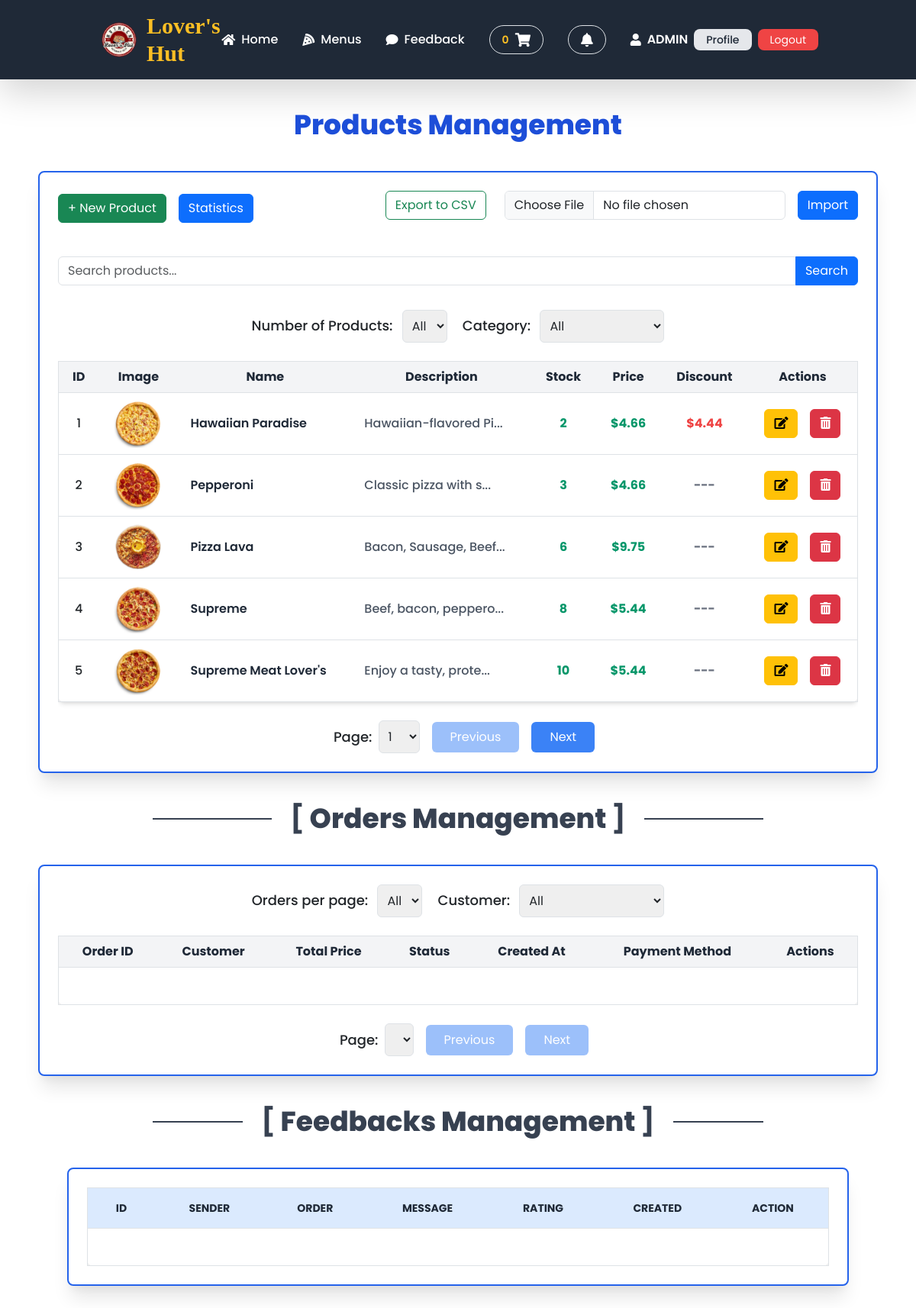
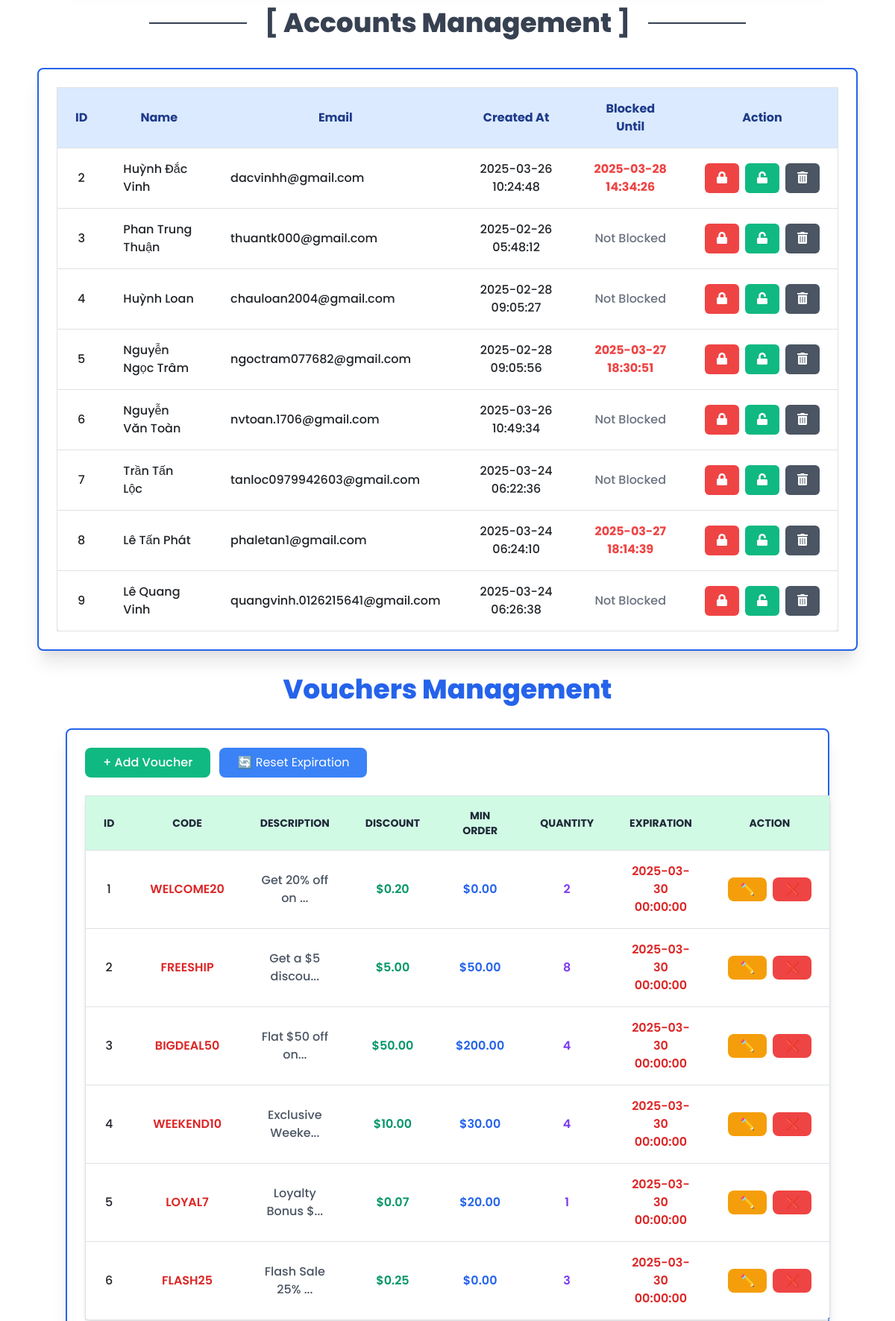
The page /admin (signed in, upper part) on the database its author committed (2 pictures, top to bottom).
### tables this page shows
CREATE TABLE `products` (
  `id` int(11) NOT NULL,
  `name` varchar(100) NOT NULL,
  `description` text DEFAULT NULL,
  `category_id` int(11) DEFAULT NULL,
  `price` decimal(10,2) NOT NULL,
  `stock_quantity` int(11) NOT NULL DEFAULT 1,
  `created_at` timestamp NOT NULL DEFAULT current_timestamp(),
  `note` varchar(255) DEFAULT NULL,
  `discount` decimal(10,2) DEFAULT NULL,
  `discount_end_time` timestamp NULL DEFAULT NULL,
  `image` varchar(255) DEFAULT NULL
);

CREATE TABLE `users` (
  `id` int(11) NOT NULL,
  `name` varchar(100) NOT NULL,
  `email` varchar(100) NOT NULL,
  `password` varchar(255) NOT NULL,
  `phone` varchar(15) DEFAULT NULL,
  `address` text DEFAULT NULL,
  `role` enum('admin','customer') DEFAULT 'customer',
  `created_at` timestamp NOT NULL DEFAULT current_timestamp(),
  `blocked_until` datetime DEFAULT NULL,
  `avatar` varchar(255) DEFAULT NULL
);

CREATE TABLE `vouchers` (
  `id` int(11) NOT NULL,
  `code` varchar(50) NOT NULL,
  `description` text NOT NULL,
  `discount_amount` decimal(10,2) NOT NULL,
  `min_order_value` decimal(10,2) NOT NULL,
  `created_at` timestamp NOT NULL DEFAULT current_timestamp(),
  `expiration_date` datetime DEFAULT NULL,
  `status` enum('active','expired','used') DEFAULT 'active',
  `quantity` int(11) DEFAULT 0
);

### app/views/admin/list.php (the view, shortened to what the rows shown need)
<?php
$category = isset($_POST['category']) && $_POST['category'] !== '' ? $_POST['category'] : null;
$limit = isset($_POST['limit']) ? max(1, (int)$_POST['limit']) : 5;
$page = isset($_POST['page']) ? max(1, (int)$_POST['page']) : 1;
$offset = ($page - 1) * $limit;
if ($_SERVER['REQUEST_METHOD'] === 'POST' && isset($_POST['search'])) {
    if (!isset($_POST['csrf_token']) || $_POST['csrf_token'] !== $_SESSION['csrf_token']) {
        http_response_code(403);
        echo "<h1 class='text-center mt-5'>Forbidden: Invalid CSRF token</h1>";
        exit();
    }
    $searchTerm = isset($_POST['search_term']) ? trim($_POST['search_term']) : '';
    $products = $productController->searchProducts($searchTerm);
    $totalProducts = count($products);
} else {
    $products = $productController->getProductsByCategoryWithPagination($category, $limit, $offset);
}
?>
<h1 class="text-4xl font-extrabold text-center my-10 text-blue-700 drop-shadow-lg">Products Management</h1>
<div class="container-fluid mx-auto p-6 bg-white shadow-xl rounded-lg w-full lg:w-11/12 border-2 border-blue-600">
    <div class="table-responsive">
        <table class="min-w-full bg-white border border-gray-200 rounded-lg shadow-md">
            <thead>
                <tr class="bg-gray-100 text-gray-800 text-center">
                    <th class="px-3 py-2 border-b">ID</th>
                    <th class="px-3 py-2 border-b">Image</th>
                    <th class="px-3 py-2 border-b">Name</th>
                    <th class="px-3 py-2 border-b">Description</th>
                    <th class="px-3 py-2 border-b">Stock</th>
                    <th class="px-3 py-2 border-b">Price</th>
                    <th class="px-3 py-2 border-b">Discount</th>
                    <th class="px-3 py-2 border-b">Actions</th>
                </tr>
            </thead>
            <tbody>
                <?php if (count($products) > 0): ?>
                    <?php foreach ($products as $product): ?>
                        <tr class="hover:bg-gray-50" title="<?php echo htmlspecialchars($product['description']); ?>">
                            <td class="px-3 py-2 border-b text-center"><?= htmlspecialchars($product['id']) ?></td>
                            <td class="px-3 py-2 border-b text-center">
                                <img src="/images/product/<?= htmlspecialchars($product['image']); ?>" class="w-16 h-16 object-cover mx-auto rounded-lg"
                                    alt="<?= htmlspecialchars($product['name']); ?>">
                            </td>
                            <td class="px-3 py-2 border-b font-semibold text-gray-800"><?= htmlspecialchars($product['name']) ?></td>
                            <td class="px-3 py-2 border-b text-gray-600"><?= htmlspecialchars(substr($product['description'], 0, 20)) ?>...</td>
                            <td class="px-3 py-2 border-b text-green-600 font-bold text-center"><?= htmlspecialchars($product['stock_quantity']) ?></td>
                            <td class="px-3 py-2 border-b text-green-600 font-bold text-center">$<?= number_format($product['price'], 2) ?></td>
                            <td class="px-3 py-2 border-b text-red-500 font-bold text-center">
                                <?php if (!empty($product['discount']) && $product['discount'] > 0): ?>
                                    $<?= number_format($product['discount'], 2) ?>
                                <?php else: ?>
                                    <span class="text-gray-500">---</span>
                                <?php endif; ?>
                            </td>
                            <td class="px-3 py-2 border-b text-center">
                                <div class="d-flex justify-content-center flex-nowrap gap-2">
                                    <a href="/admin/edit-product/id=<?= $product['id'] ?>" class="btn btn-warning me-2" title="Edit Product">
                                        <i class="fas fa-edit"></i>
                                    </a>
                                    <form action="/admin/delete" method="POST" onsubmit="return confirm('Are you sure you want to delete this product?');">
                                        <button type="submit" class="btn btn-danger" title="Delete Product">
                                            <i class="fas fa-trash-alt"></i>
                                        </button>
                                    </form>
                                </div>
                            </td>
                        </tr>
                    <?php endforeach; ?>
                <?php else: ?>
                    <tr>
                        <td colspan="7" class="text-center text-gray-500 py-4">No products found.</td>
                    </tr>
                <?php endif; ?>
            </tbody>
        </table>
    </div>
</div>
<?php
$customers = $userController->getAllUsers();
?>
<div class="w-full lg:w-8/12 flex items-center justify-center mx-auto my-10">
    <h1 class="mx-6 text-3xl md:text-4xl font-extrabold text-gray-700 drop-shadow-lg whitespace-nowrap">
        <span class="text-gray-700 text-4xl font-bold">[</span>
        Orders Management
        <span class="text-gray-700 text-4xl font-bold">]</span>
    </h1>
</div>
<div class="container-fluid mx-auto p-6 bg-white shadow-xl rounded-lg w-full lg:w-11/12 border-2 border-blue-600">
    <div class="table-responsive">
        <table class="min-w-full bg-white border border-gray-200 rounded-lg shadow-md">
            <thead>
                <tr class="bg-gray-100 text-gray-800 text-center">
                    <th class="px-3 py-2 border-b">Order ID</th>
                    <th class="px-3 py-2 border-b">Customer</th>
                    <th class="px-3 py-2 border-b">Total Price</th>
                    <th class="px-3 py-2 border-b">Status</th>
                    <th class="px-3 py-2 border-b">Created At</th>
                    <th class="px-3 py-2 border-b">Payment Method</th>
                    <th class="px-3 py-2 border-b">Actions</th>
                </tr>
            </thead>
        </table>
    </div>
</div>
<div class="w-full lg:w-8/12 flex items-center justify-center mx-auto my-10">
    <h1 class="mx-6 text-3xl md:text-4xl font-extrabold text-gray-700 drop-shadow-lg whitespace-nowrap">
        <span class="text-gray-700 text-4xl font-bold">[</span>
        Feedbacks Management
        <span class="text-gray-700 text-4xl font-bold">]</span>
    </h1>
</div>
<div class="container mx-auto p-6 bg-white shadow-xl rounded-lg w-full lg:w-11/12 border-2 border-blue-600">
    <div class="overflow-x-auto">
        <table class="w-full bg-white border border-gray-200 rounded-lg shadow-md">
            <thead>
                <tr class="bg-blue-100 text-gray-800 text-center uppercase text-sm">
                    <th class="px-4 py-3 border-b">ID</th>
                    <th class="px-4 py-3 border-b">Sender</th>
                    <th class="px-4 py-3 border-b">Order</th>
                    <th class="px-4 py-3 border-b">Message</th>
                    <th class="px-4 py-3 border-b">Rating</th>
                    <th class="px-4 py-3 border-b">Created</th>
                    <th class="px-4 py-3 border-b">Action</th>
                </tr>
            </thead>
        </table>
    </div>
</div>
<div class="w-full lg:w-8/12 flex items-center justify-center mx-auto my-10">
    <h1 class="mx-6 text-3xl md:text-4xl font-extrabold text-gray-700 drop-shadow-lg whitespace-nowrap">
        <span class="text-gray-700 text-4xl font-bold">[</span>
        Accounts Management
        <span class="text-gray-700 text-4xl font-bold">]</span>
    </h1>
</div>
<div class="container-fluid mx-auto p-6 bg-white shadow-xl rounded-lg w-full lg:w-11/12 border-2 border-blue-600">
    <div class="overflow-x-auto">
        <table class="min-w-full bg-white border border-gray-200 rounded-lg shadow-md">
            <thead>
                <tr class="bg-blue-100 text-blue-900 text-center font-semibold">
                    <th class="px-4 py-3 border-b">ID</th>
                    <th class="px-4 py-3 border-b">Name</th>
                    <th class="px-4 py-3 border-b">Email</th>
                    <th class="px-4 py-3 border-b">Created At</th>
                    <th class="px-4 py-3 border-b">Blocked Until</th>
                    <th class="px-4 py-3 border-b">Action</th>
                </tr>
            </thead>
            <tbody>
                <?php
                $userController = new UserController($conn);
                $users = $userController->getAllUsers();
                if (count($users) > 0):
                    foreach ($users as $user) : ?>
                        <tr class="hover:bg-gray-50 text-center border-b">
                            <td class="px-4 py-3"><?= htmlspecialchars($user['id']) ?></td>
                            <td class="px-4 py-3 text-left"><?= htmlspecialchars($user['name']) ?></td>
                            <td class="px-4 py-3 text-left"><?= htmlspecialchars($user['email']) ?></td>
                            <td class="px-4 py-3"><?= htmlspecialchars($user['created_at']) ?></td>
                            <td class="px-4 py-3 <?= $user['blocked_until'] ? 'text-red-500 font-bold' : 'text-gray-500' ?>">
                                <?= htmlspecialchars($user['blocked_until'] ?? 'Not Blocked') ?>
                            </td>
                            <td class="px-4 py-3">
                                <div class="flex justify-center items-center gap-2">
                                    <button class="block-btn bg-red-500 hover:bg-red-600 text-white px-3 py-2 rounded-md"
                                        data-id="<?= htmlspecialchars($user['id']) ?>"
                                        data-name="<?= htmlspecialchars($user['name']) ?>"
                                        data-email="<?= htmlspecialchars($user['email']) ?>"
                                        data-role="<?= htmlspecialchars($user['role']) ?>"
                                        data-phone="<?= htmlspecialchars($user['phone'] ?? 'N/A') ?>"
                                        data-address="<?= htmlspecialchars($user['address'] ?? 'N/A') ?>"
                                        data-block="<?= htmlspecialchars($user['blocked_until'] ?? 'N/A') ?>">
                                        <i class="fas fa-lock"></i>
                                    </button>
                                    <form action="/admin" method="POST"
                                        class="inline-flex items-center gap-2"
                                        onsubmit="return confirm('Are you sure want to continue this action?');">
                                        <button type="submit" name="unblock" title="Unblock"
                                            class="bg-green-500 hover:bg-green-600 text-white px-3 py-2 rounded-md">
                                            <i class="fas fa-unlock"></i>
                                        </button>
                                        <button type="submit" name="delete_user" title="Delete User"
                                            class="bg-gray-600 hover:bg-gray-700 text-white px-3 py-2 rounded-md">
                                            <i class="fas fa-trash-alt"></i>
                                        </button>
                                    </form>
                                </div>
                            </td>
                        </tr>
                    <?php endforeach; ?>
                <?php else: ?>
                    <tr>
                        <td colspan="6" class="text-center text-gray-500 py-4">No users found.</td>
                    </tr>
                <?php endif; ?>
            </tbody>
        </table>
    </div>
</div>
<?php
$stmt = $conn->query("SELECT * FROM vouchers ORDER BY id ASC");
$vouchers = $stmt->fetchAll();
?>
<h1 class="text-4xl font-extrabold text-center my-8 text-blue-600 drop-shadow-lg">Vouchers Management</h1>
<div class="container mx-auto p-6 mb-8 bg-white shadow-xl rounded-lg w-full lg:w-11/12 border-2 border-blue-600">
    <table class="w-full bg-white border border-gray-200 rounded-lg shadow-md">
        <thead>
            <tr class="bg-green-100 text-gray-800 text-center uppercase text-sm">
                <th class="px-4 py-3 border-b">ID</th>
                <th class="px-4 py-3 border-b">Code</th>
                <th class="px-4 py-3 border-b">Description</th>
                <th class="px-4 py-3 border-b">Discount</th>
                <th class="px-4 py-3 border-b">Min Order</th>
                <th class="px-4 py-3 border-b">Quantity</th>
                <th class="px-4 py-3 border-b">Expiration</th>
                <th class="px-4 py-3 border-b">Action</th>
            </tr>
        </thead>
        <tbody>
            <?php if (!empty($vouchers)): ?>
                <?php foreach ($vouchers as $v): ?>
                    <tr class="hover:bg-gray-50 border-b text-center" title="<?= htmlspecialchars($v['description']) ?>">
                        <td class="px-4 py-3"><?= htmlspecialchars($v['id']) ?></td>
                        <td class="px-4 py-3 text-red-600 font-semibold"><?= htmlspecialchars($v['code']) ?></td>
                        <td class="px-4 py-3 text-gray-600"><?= htmlspecialchars(substr($v['description'], 0, 15)) ?>...</td>
                        <td class="px-4 py-3 text-green-600 font-semibold">$<?= htmlspecialchars($v['discount_amount']) ?></td>
                        <td class="px-4 py-3 text-blue-600 font-semibold">$<?= htmlspecialchars($v['min_order_value']) ?></td>
                        <td class="px-4 py-3 text-purple-600 font-semibold"><?= htmlspecialchars($v['quantity']) ?></td>
                        <td class="px-4 py-3 text-red-600 font-semibold"><?= htmlspecialchars($v['expiration_date'] ?? '---') ?></td>
                        <td class="px-4 py-3">
                            <div class="flex items-center space-x-2">
                                <a href="/admin/edit-voucher/id=<?= $v['id'] ?>"
                                    class="bg-yellow-500 hover:bg-yellow-600 text-white px-3 py-1 rounded-lg">✏️</a>
                                <form action="/admin/delete-voucher" method="POST"
                                    onsubmit="return confirm('Are you sure you want to delete this voucher?');">
                                    <button type="submit" class="bg-red-500 hover:bg-red-600 text-white px-3 py-1 rounded-lg"
                                        title="Delete Voucher">❌</button>
                                </form>
                            </div>
                        </td>
                    </tr>
                <?php endforeach; ?>
            <?php else: ?>
                <tr>
                    <td colspan="6" class="text-center text-gray-500 py-4"></td>
                </tr>
            <?php endif; ?>
        </tbody>
    </table>
</div>

### rows shown on the page
products: id "1", image (picture), name "Hawaiian Paradise", description "Hawaiian-flavored Pi", stock_quantity "2", price "4.66", discount "4.44"
products: id "2", image (picture), name "Pepperoni", description "Classic pizza with s", stock_quantity "3", price "4.66"
products: id "3", image (picture), name "Pizza Lava", description "Bacon, Sausage, Beef", stock_quantity "6", price "9.75"
products: id "4", image (picture), name "Supreme", description "Beef, bacon, peppero", stock_quantity "8", price "5.44"
products: id "5", image (picture), name "Supreme Meat Lover's", description "Enjoy a tasty, prote", stock_quantity "10", price "5.44"
users: id "2", name "Huỳnh Đắc Vinh", email "dacvinhh@gmail.com", created_at "2025-03-26 10:24:48", blocked_until "2025-03-28 14:34:26"
users: id "3", name "Phan Trung Thuận", email "thuantk000@gmail.com", created_at "2025-02-26 05:48:12", blocked_until "Not Blocked"
users: id "4", name "Huỳnh Loan", email "chauloan2004@gmail.com", created_at "2025-02-28 09:05:27", blocked_until "Not Blocked"
users: id "5", name "Nguyễn Ngọc Trâm", email "ngoctram077682@gmail.com", created_at "2025-02-28 09:05:56", blocked_until "2025-03-27 18:30:51"
users: id "6", name "Nguyễn Văn Toàn", email "nvtoan.1706@gmail.com", created_at "2025-03-26 10:49:34", blocked_until "Not Blocked"
users: id "7", name "Trần Tấn Lộc", email "tanloc0979942603@gmail.com", created_at "2025-03-24 06:22:36", blocked_until "Not Blocked"
users: id "8", name "Lê Tấn Phát", email "phaletan1@gmail.com", created_at "2025-03-24 06:24:10", blocked_until "2025-03-27 18:14:39"
users: id "9", name "Lê Quang Vinh", email "quangvinh.0126215641@gmail.com", created_at "2025-03-24 06:26:38", blocked_until "Not Blocked"
vouchers: id "1", code "WELCOME20", description "Get 20% off on", discount_amount "0.20", min_order_value "0.00", quantity "2", expiration_date "2025-03-30 00:00:00"
vouchers: id "2", code "FREESHIP", description "Get a $5 discou", discount_amount "5.00", min_order_value "50.00", quantity "8", expiration_date "2025-03-30 00:00:00"
vouchers: id "3", code "BIGDEAL50", description "Flat $50 off on", discount_amount "50.00", min_order_value "200.00", quantity "4", expiration_date "2025-03-30 00:00:00"
vouchers: id "4", code "WEEKEND10", description "Exclusive Weeke", discount_amount "10.00", min_order_value "30.00", quantity "4", expiration_date "2025-03-30 00:00:00"
vouchers: id "5", code "LOYAL7", description "Loyalty Bonus $", discount_amount "0.07", min_order_value "20.00", quantity "1", expiration_date "2025-03-30 00:00:00"
vouchers: id "6", code "FLASH25", description "Flash Sale 25%", discount_amount "0.25", min_order_value "0.00", quantity "3", expiration_date "2025-03-30 00:00:00"

### other values the page prints
$cartItemCount "0"
$_SESSION['user_name'] "ADMIN"
form field page "1"
